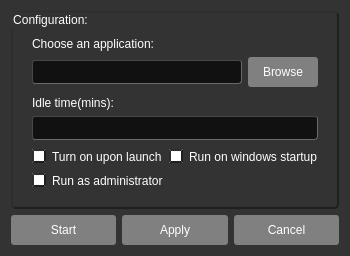
<?xml version="1.0" encoding="UTF-8"?>
<ui version="4.0">
 <class>MainWindow</class>
 <widget class="QMainWindow" name="MainWindow">
  <property name="geometry">
   <rect>
    <x>0</x>
    <y>0</y>
    <width>316</width>
    <height>256</height>
   </rect>
  </property>
  <property name="windowTitle">
   <string>EasyScreenSaver</string>
  </property>
  <property name="styleSheet">
   <string notr="true">QToolTip{
	color : black;
}
QWidget#centralWidget{
	background : #333333;
}
QDialog{
	background : #333333;
}
QLCDNumber{
background : white;
}

QTabWidget{
border: none;
}
QTabBar::tab{
background : black;
color : white;
}
QTabBar::tab::selected{
background : #808080;

}
QGroupBox{
	color : white;
	margin-top : 2ex;
	border-radius : 5px;
	padding : 8px;
	padding-top : 13px;
	 border-style: outset;
 	 border-width: 2px;
	 border-color: #1f1f1f;
}
QMenuBar#menuBar{

	background : grey;
	color : white;
	 border-bottom-style: outset;
 	 border-bottom-width: 1px;
	 border-bottom-color: #222222;
}
QMenu{
	background : grey;
	color : #1f1f1f;
}
QMenu::item:selected{
	background : #c9c9c9;
}
QStatusBar#statusBar{
	background : grey;
	color : white;
	border-top-style: outset;
 	border-top-width: 1px;
	border-top-color: #222222;
}
QPushButton{
	color : white;
	background : grey;
	padding : 8px 5px;
	border-radius : 3px;
	min-width : 60px;
}
QPushButton:hover{
	background : #c9c9c9;
}

QPushButton:pressed{
	background : #474747;
}

QPushButton:disabled{
	color : #474747;
}
QLineEdit{
	color : white;
	background : #111111;
	padding : 3px;
	border-radius : 3px;
	border-color : #474747;
	border-width : 1px;
	border-style : inset;
}
QTextEdit{
	color : white;
	background : #111111;
	padding : 3px;
	border-radius : 3px;
	border-color : white;
	border-width : 1px;
}
QComboBox{
	color : white;
	background : #111111;
	padding : 3px;
	min-width : 40px;
	border-radius : 3px;
	border-style : inset;
	border-width : 1px;
	border-color : #474747;
}
QComboBox::drop-down{
	
}
QComboBox QAbstractItemView{
	background-color : black;
	color : white;
}
QSlider::handle{
	background : grey;
}
QSlider::handle:hover{
	background : #c9c9c9;
}
QSlider::handle:pressed{
	background : #474747;
}
QLabel{
	color : white;
}
QRadioButton{
	color : white;
}
QCheckBox{
	color : white;
}
QRadioButton::indicator{
	 border-style: outset;
 	 border-width: 2px;
	 border-color: #1f1f1f;
	background : white;
	border-radius : 6px;
}
QRadioButton::indicator:checked{
	 border-style: outset;
 	 border-width: 2px;
	 border-color: white;
	background : #1f1f1f;
	border-radius : 6px;
}
QCheckBox::indicator{
	 border-style: outset;
 	 border-width: 2px;
	 border-color: #1f1f1f;
	background : white;
}
QCheckBox::indicator:checked{
	 border-style: outset;
 	 border-width: 2px;
	 border-color: white;
	background : #1f1f1f;
}
QHeaderView::section{
	border-style : outset;
	border-width : 1px;
	border-color : #c9c9c9;
}</string>
  </property>
  <widget class="QWidget" name="centralWidget">
   <layout class="QVBoxLayout" name="verticalLayout">
    <item>
     <widget class="QGroupBox" name="groupBox">
      <property name="title">
       <string>Configuration:</string>
      </property>
      <layout class="QVBoxLayout" name="verticalLayout_2">
       <property name="spacing">
        <number>9</number>
       </property>
       <item>
        <layout class="QVBoxLayout" name="verticalLayout_3">
         <item>
          <widget class="QLabel" name="label">
           <property name="text">
            <string>Choose an application:</string>
           </property>
          </widget>
         </item>
         <item>
          <layout class="QHBoxLayout" name="horizontalLayout">
           <item>
            <widget class="QLineEdit" name="appPathEdit">
             <property name="readOnly">
              <bool>true</bool>
             </property>
            </widget>
           </item>
           <item>
            <widget class="QPushButton" name="browseBtn">
             <property name="text">
              <string>Browse</string>
             </property>
            </widget>
           </item>
          </layout>
         </item>
        </layout>
       </item>
       <item>
        <layout class="QVBoxLayout" name="verticalLayout_4">
         <item>
          <widget class="QLabel" name="label_3">
           <property name="text">
            <string>Idle time(mins):</string>
           </property>
          </widget>
         </item>
         <item>
          <widget class="QLineEdit" name="idleTimeEdit"/>
         </item>
        </layout>
       </item>
       <item>
        <layout class="QHBoxLayout" name="horizontalLayout_4">
         <item>
          <widget class="QCheckBox" name="turnOnUponLaunchCheck">
           <property name="text">
            <string>Turn on upon launch</string>
           </property>
          </widget>
         </item>
         <item>
          <widget class="QCheckBox" name="runOnWindowStartupCheck">
           <property name="text">
            <string>Run on windows startup</string>
           </property>
          </widget>
         </item>
        </layout>
       </item>
       <item>
        <widget class="QCheckBox" name="runAsAdminCheck">
         <property name="text">
          <string>Run as administrator</string>
         </property>
        </widget>
       </item>
      </layout>
     </widget>
    </item>
    <item>
     <layout class="QHBoxLayout" name="horizontalLayout_3">
      <item>
       <widget class="QPushButton" name="startBtn">
        <property name="text">
         <string>Start</string>
        </property>
        <property name="icon">
         <iconset resource="easyqrc.qrc">
          <normaloff>:/assets/toggle-mid.png</normaloff>:/assets/toggle-mid.png</iconset>
        </property>
        <property name="iconSize">
         <size>
          <width>10</width>
          <height>10</height>
         </size>
        </property>
       </widget>
      </item>
      <item>
       <widget class="QPushButton" name="applyBtn">
        <property name="text">
         <string>Apply</string>
        </property>
       </widget>
      </item>
      <item>
       <widget class="QPushButton" name="cancelBtn">
        <property name="text">
         <string>Cancel</string>
        </property>
       </widget>
      </item>
     </layout>
    </item>
   </layout>
  </widget>
 </widget>
 <layoutdefault spacing="6" margin="11"/>
 <resources>
  <include location="easyqrc.qrc"/>
 </resources>
 <connections/>
</ui>
